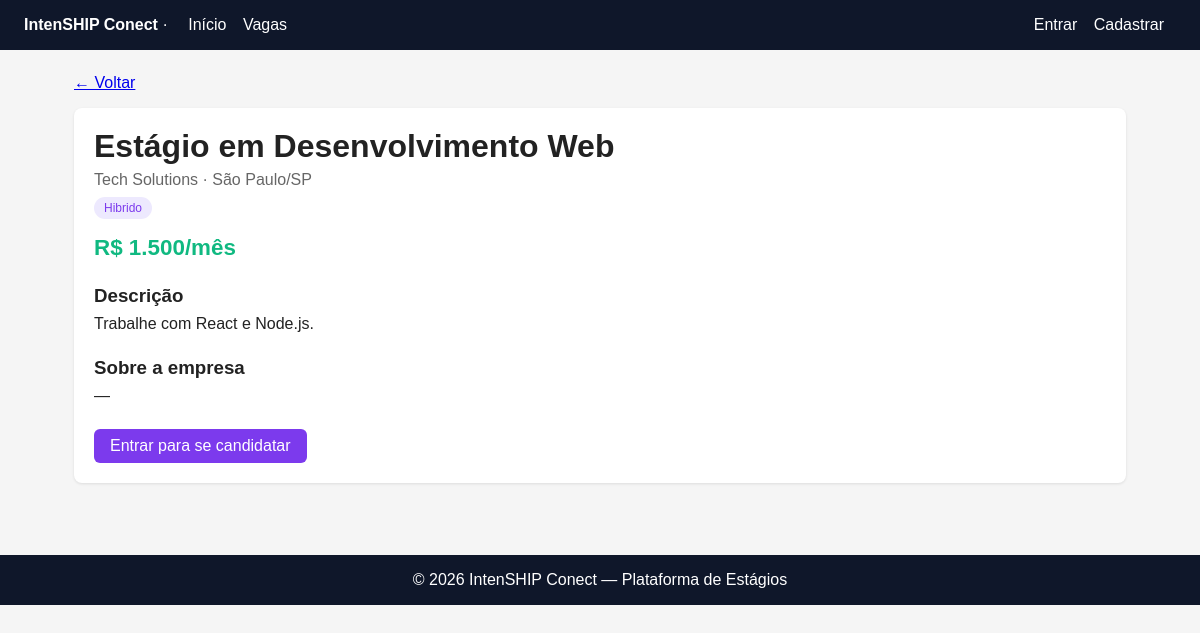
Before: /vaga.php?id=1 with the older database file.
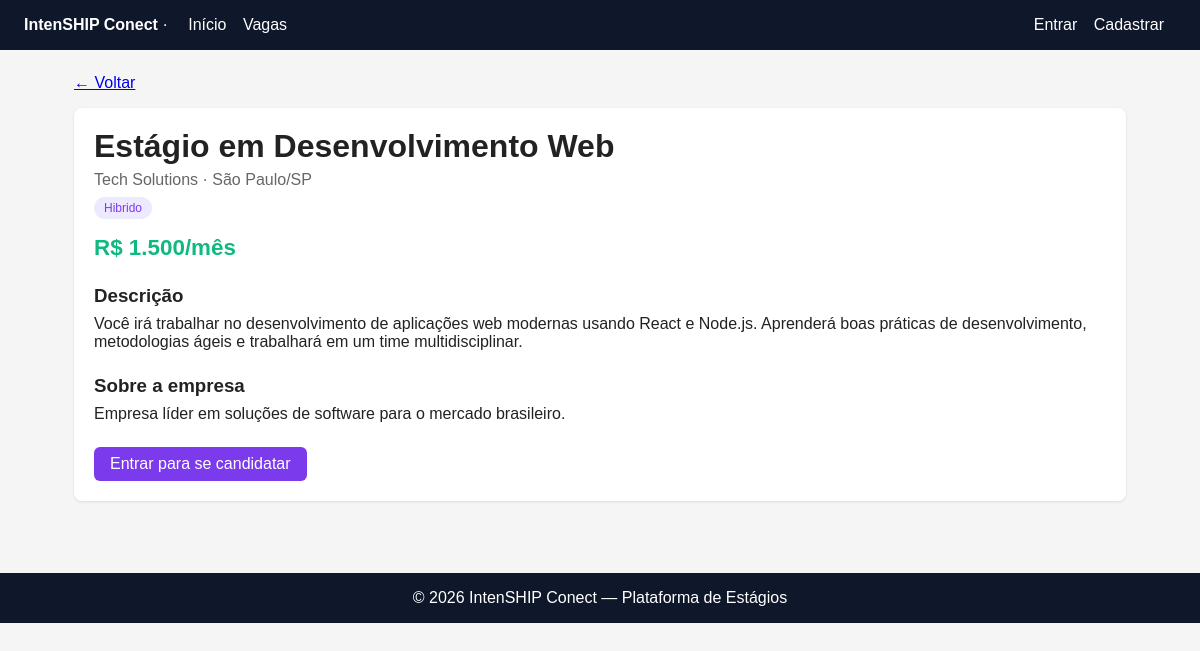
After: the same page with the newer database file.
### tables this page shows
CREATE TABLE IF NOT EXISTS vagas (
    id INT AUTO_INCREMENT PRIMARY KEY,
    empresa_id INT NOT NULL,
    titulo VARCHAR(200) NOT NULL,
    descricao TEXT NOT NULL,
    requisitos TEXT,
    beneficios TEXT,
    area VARCHAR(100),
    cidade VARCHAR(100),
    estado CHAR(2),
    modalidade ENUM('presencial','remoto','hibrido') DEFAULT 'presencial',
    bolsa DECIMAL(10,2),
    carga_horaria INT,
    ativa TINYINT(1) DEFAULT 1,
    destaque TINYINT(1) DEFAULT 0,
    criado_em TIMESTAMP DEFAULT CURRENT_TIMESTAMP,
    FOREIGN KEY (empresa_id) REFERENCES empresas(id) ON DELETE CASCADE
);

CREATE TABLE IF NOT EXISTS empresas (
    id INT AUTO_INCREMENT PRIMARY KEY,
    usuario_id INT NOT NULL UNIQUE,
    nome_empresa VARCHAR(200) NOT NULL,
    cnpj VARCHAR(20),
    descricao TEXT,
    site VARCHAR(255),
    cidade VARCHAR(100),
    estado CHAR(2),
    setor VARCHAR(100),
    logo VARCHAR(255),
    FOREIGN KEY (usuario_id) REFERENCES usuarios(id) ON DELETE CASCADE
);

### includes/auth.php (called while the page is built, shortened)
<?php
function isLoggedIn() { return isset($_SESSION['usuario_id']); }

### vaga.php (the view, shortened to what this page needs)
<?php
require_once __DIR__ . '/includes/auth.php';
$id = (int)($_GET['id'] ?? 0);
$db = getDB();
$stmt = $db->prepare("SELECT v.*, e.nome_empresa, e.descricao AS empresa_desc FROM vagas v JOIN empresas e ON v.empresa_id=e.id WHERE v.id=? AND v.ativa=1");
$stmt->execute([$id]);
$vaga = $stmt->fetch();
$jaCandidatou = false;
include __DIR__ . '/includes/header.php';
?>
<div class="container">
  <a href="/teste/vagas.php">← Voltar</a>
  <div class="card" style="margin-top:16px;">
    <h1><?= htmlspecialchars($vaga['titulo']) ?></h1>
    <p style="color:#666;margin-top:6px;"><?= htmlspecialchars($vaga['nome_empresa']) ?> · <?= htmlspecialchars($vaga['cidade']) ?>/<?= htmlspecialchars($vaga['estado']) ?></p>
    <p style="margin-top:8px;"><span class="badge"><?= ucfirst($vaga['modalidade']) ?></span></p>
    <p style="font-size:1.4rem;font-weight:bold;margin-top:16px;color:#10B981;">R$ <?= number_format($vaga['bolsa'], 0, ',', '.') ?>/mês</p>
    <h3 style="margin-top:24px;">Descrição</h3>
    <p style="margin-top:8px;"><?= nl2br(htmlspecialchars($vaga['descricao'])) ?></p>
    <h3 style="margin-top:24px;">Sobre a empresa</h3>
    <p style="margin-top:8px;"><?= htmlspecialchars($vaga['empresa_desc'] ?? '—') ?></p>
    <div style="margin-top:24px;">
      <?php if ($jaCandidatou): ?>
        <p style="background:#D1FAE5;color:#065F46;padding:12px;border-radius:6px;">Você já se candidatou.</p>
      <?php elseif (isLoggedIn() && isAluno()): ?>
        <form method="POST"><button class="btn" name="candidatar" type="submit">Candidatar-se</button></form>
      <?php elseif (isLoggedIn() && isEmpresa()): ?>
        <p style="background:#FEF3C7;color:#92400E;padding:12px;border-radius:6px;">Apenas alunos podem se candidatar.</p>
      <?php else: ?>
        <a class="btn" href="/teste/login.php">Entrar para se candidatar</a>
      <?php endif; ?>
    </div>
  </div>
</div>
<?php include __DIR__ . '/includes/footer.php'; ?>

Changed rows visible on the page:
changed vagas "Estágio em Desenvolvimento Web": descricao "Trabalhe com React e Node.js." → "Você irá trabalhar no desenvolvimento de aplicações web modernas usando React e Node.js. Aprenderá boas práticas de desenvolvimento, metodologias ágeis e trabalhará em um time multidisciplinar."; empresa.descricao "—" → "Empresa líder em soluções de software para o mercado brasileiro."
